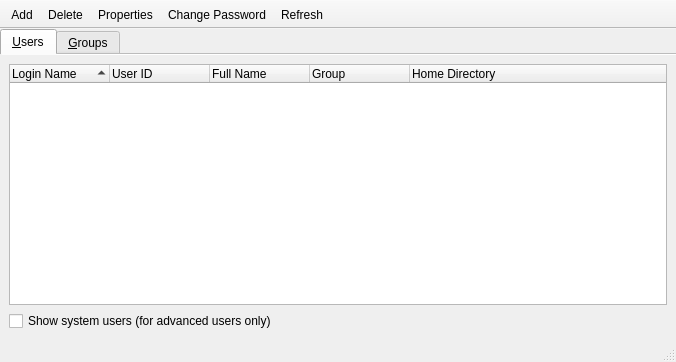
<?xml version="1.0" encoding="UTF-8"?>
<ui version="4.0">
 <class>MainWindow</class>
 <widget class="QMainWindow" name="MainWindow">
  <property name="geometry">
   <rect>
    <x>0</x>
    <y>0</y>
    <width>676</width>
    <height>362</height>
   </rect>
  </property>
  <property name="UserGroupSettingsWindow">
   <string>User and Group Settings</string>
  </property>
  <widget class="QWidget" name="centralwidget">
   <layout class="QVBoxLayout" name="verticalLayout">
    <property name="leftMargin">
     <number>0</number>
    </property>
    <property name="topMargin">
     <number>0</number>
    </property>
    <property name="rightMargin">
     <number>0</number>
    </property>
    <property name="bottomMargin">
     <number>0</number>
    </property>
    <item>
     <widget class="QTabWidget" name="tabWidget">
      <property name="currentIndex">
       <number>0</number>
      </property>
      <property name="documentMode">
       <bool>true</bool>
      </property>
      <widget class="QWidget" name="tab">
       <attribute name="title">
        <string>&amp;Users</string>
       </attribute>
       <layout class="QVBoxLayout" name="verticalLayout_2">
        <item>
         <widget class="QTreeWidget" name="userList">
          <property name="rootIsDecorated">
           <bool>false</bool>
          </property>
          <property name="itemsExpandable">
           <bool>false</bool>
          </property>
          <property name="sortingEnabled">
           <bool>true</bool>
          </property>
          <property name="expandsOnDoubleClick">
           <bool>false</bool>
          </property>
          <column>
           <property name="text">
            <string>Login Name</string>
           </property>
          </column>
          <column>
           <property name="text">
            <string>User ID</string>
           </property>
          </column>
          <column>
           <property name="text">
            <string>Full Name</string>
           </property>
          </column>
          <column>
           <property name="text">
            <string>Group</string>
           </property>
          </column>
          <column>
           <property name="text">
            <string>Home Directory</string>
           </property>
          </column>
         </widget>
        </item>
        <item>
         <widget class="QCheckBox" name="showSystemUsers">
          <property name="text">
           <string>Show system users (for advanced users only)</string>
          </property>
         </widget>
        </item>
       </layout>
      </widget>
      <widget class="QWidget" name="tab_2">
       <attribute name="title">
        <string>&amp;Groups</string>
       </attribute>
       <layout class="QVBoxLayout" name="verticalLayout_3">
        <item>
         <widget class="QTreeWidget" name="groupList">
          <property name="rootIsDecorated">
           <bool>false</bool>
          </property>
          <property name="itemsExpandable">
           <bool>false</bool>
          </property>
          <property name="sortingEnabled">
           <bool>true</bool>
          </property>
          <column>
           <property name="text">
            <string>Name</string>
           </property>
          </column>
          <column>
           <property name="text">
            <string>Group ID</string>
           </property>
          </column>
          <column>
           <property name="text">
            <string>Members</string>
           </property>
          </column>
         </widget>
        </item>
       </layout>
      </widget>
     </widget>
    </item>
   </layout>
  </widget>
  <widget class="QToolBar" name="toolBar">
   <property name="movable">
    <bool>false</bool>
   </property>
   <property name="toolButtonStyle">
    <enum>Qt::ToolButtonTextBesideIcon</enum>
   </property>
   <attribute name="toolBarArea">
    <enum>TopToolBarArea</enum>
   </attribute>
   <attribute name="toolBarBreak">
    <bool>false</bool>
   </attribute>
   <addaction name="actionAdd"/>
   <addaction name="actionDelete"/>
   <addaction name="actionProperties"/>
   <addaction name="actionChangePasswd"/>
   <addaction name="actionRefresh"/>
  </widget>
  <widget class="QStatusBar" name="statusbar"/>
  <action name="actionAdd">
   <property name="icon">
    <iconset theme="list-add">
     <normaloff>.</normaloff>.</iconset>
   </property>
   <property name="text">
    <string>Add</string>
   </property>
   <property name="toolTip">
    <string>Add new users or groups</string>
   </property>
  </action>
  <action name="actionDelete">
   <property name="icon">
    <iconset theme="list-remove">
     <normaloff>.</normaloff>.</iconset>
   </property>
   <property name="text">
    <string>Delete</string>
   </property>
   <property name="toolTip">
    <string>Delete selected item</string>
   </property>
  </action>
  <action name="actionProperties">
   <property name="icon">
    <iconset theme="document-properties">
     <normaloff>.</normaloff>.</iconset>
   </property>
   <property name="text">
    <string>Properties</string>
   </property>
   <property name="toolTip">
    <string>edit properties of the selected item</string>
   </property>
  </action>
  <action name="actionRefresh">
   <property name="icon">
    <iconset theme="view-refresh">
     <normaloff>.</normaloff>.</iconset>
   </property>
   <property name="text">
    <string>Refresh</string>
   </property>
   <property name="toolTip">
    <string>Refresh the lists</string>
   </property>
  </action>
  <action name="actionChangePasswd">
   <property name="icon">
    <iconset theme="dialog-password">
     <normaloff>.</normaloff>.</iconset>
   </property>
   <property name="text">
    <string>Change Password</string>
   </property>
   <property name="toolTip">
    <string>Change password for the selected user or group</string>
   </property>
  </action>
 </widget>
 <resources/>
 <connections/>
</ui>
